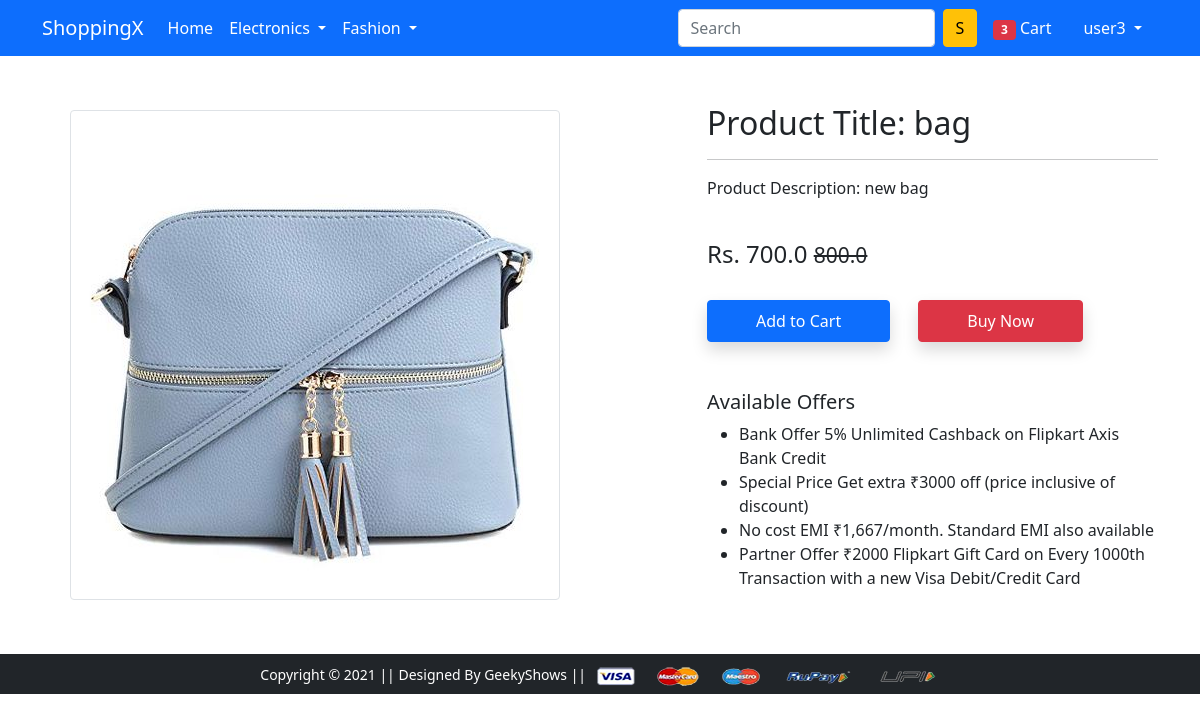
The page /product-detail/2 (signed in) on the database its author committed.
### app/models.py (models this page shows, shortened)
class Product(models.Model):
    title = models.CharField(max_length=100)
    selling_price = models.FloatField()
    discounted_price = models.FloatField()
    description = models.TextField()
    brand = models.CharField(max_length=100)
    category = models.CharField( choices=CATEGORY_CHOICES,max_length=2)
    product_image = models.ImageField(upload_to='productimg')

### app/views.py (the view)
# urls.py: path('product-detail/<int:pk>', views.product_detail, name='product-detail'),
def product_detail(request,pk):
    product=Product.objects.get(pk=pk)
    item_already_exist=False
    item_already_exist=Cart.objects.filter(Q(product=product.id) & Q(user=request.user)).exists()
    return render(request, 'app/productdetail.html',{'product':product,'item_already_exist':item_already_exist})

### app/templates/app/productdetail.html (shortened to what this page needs)
{% extends 'app/base.html' %}
{% load static %}
{% block main-content %}
<div class="container my-5">
 <div class="row">
  <div class="col-sm-6 text-center align-self-center">
   <img src="{{product.product_image.url}}" alt="" class="img-fluid img-thumbnail">
  </div>
  <div class="col-sm-5 offset-sm-1">
   <h2>Product Title: {{product.title}}</h2>
   <hr>
   <p>Product Description: {{product.description}}</p> <br>
   <h4>Rs. {{product.discounted_price}} <small class="fw-light text-decoration-line-through">{{product.selling_price}}</small></h4> <br>
   {% if item_already_exist %}
     <a href="{% url 'showcart' %}" class="btn btn-primary shadow px-5 py-2 ms-4">Show Cart</a>
   {% else %}
   <form action="/add-to-cart" class="d-inline">
        <button class="btn btn-primary shadow px-5 py-2">Add to Cart</button>
   </form>
   {% endif %}
   <a href="{% url 'buy-now' %}" class="btn btn-danger shadow px-5 py-2 ms-4">Buy Now</a>
   <h5 class="mt-5">Available Offers</h5>
   <ul>
    <li>Bank Offer 5% Unlimited Cashback on Flipkart Axis Bank Credit</li>
    <li>Special Price Get extra ₹3000 off (price inclusive of discount)</li>
    <li>No cost EMI ₹1,667/month. Standard EMI also available</li>
    <li>Partner Offer ₹2000 Flipkart Gift Card on Every 1000th Transaction with a new Visa Debit/Credit Card</li>
   </ul>
  </div>
 </div>
</div>
{% endblock main-content %}

### app/templates/app/base.html (shortened to what this page needs)
<!doctype html>
{% load static %}
<html lang="en">
  <head>
    <link href="https://cdn.jsdelivr.net/npm/bootstrap@5.0.0-beta1/dist/css/bootstrap.min.css" rel="stylesheet">
    <link rel="stylesheet" href="{% static 'app/css/owl.carousel.min.css' %}">
    <link rel="stylesheet" href="{% static 'app/css/all.min.css' %}">
    <link rel="stylesheet" href="{% static 'app/css/style.css' %}">
  </head>
  <body>
    <nav class="navbar navbar-expand-lg navbar-dark bg-primary">
     <div class="container">
       <a class="navbar-brand" href="/">ShoppingX</a>
       <div class="collapse navbar-collapse" id="navbarSupportedContent">
         <ul class="navbar-nav me-auto mb-2 mb-lg-0">
           <li class="nav-item">
             <a class="nav-link active" aria-current="page" href="/">Home</a>
           </li>
           <li class="nav-item dropdown">
             <a class="nav-link dropdown-toggle text-white" href="#" id="electronicsDropdown" role="button" data-bs-toggle="dropdown" aria-expanded="false">
               Electronics
             </a>
           </li>
           <li class="nav-item dropdown">
             <a class="nav-link dropdown-toggle text-white" href="#" id="fashionDropdown" role="button" data-bs-toggle="dropdown" aria-expanded="false">
               Fashion
             </a>
           </li>
         </ul>
         <form class="d-flex">
           <input class="form-control me-2" type="search" placeholder="Search" aria-label="Search">
           <button class="btn btn-warning" type="submit">S</button>
         </form>
         <div>
          <ul class="navbar-nav me-auto mb-2 mb-lg-0">
            {% if user.is_authenticated %}
            <li class="nav-item mx-2">
             <a href="{% url 'showcart' %}" class="nav-link text-white"><span class="badge bg-danger">3</span> Cart </a>
            </li>
            <li class="nav-item dropdown mx-2">
              <a class="nav-link dropdown-toggle text-white" href="#" id="profileDropdown" role="button" data-bs-toggle="dropdown" aria-expanded="false">
                {{user.username}}
              </a>
            </li>
            {% endif %}
          </ul>
         </div>
       </div>
     </div>
    </nav>
    {% block main-content %} {% endblock main-content %}
    <footer class="container-fluid bg-dark text-center p-2 mt-5">
        <small class="text-white">Copyright &copy; 2021 || Designed By GeekyShows || </small>
        <img src="{% static 'app/images/payment.png' %}" alt="" srcset="" class="img-fluid" height="2px">
    </footer>
  </body>
</html>

### rows shown on the page
Product: product_image (picture), title "bag", description "new bag", discounted_price "700.0", selling_price "800.0"

### other values the page prints
{{ user.username }} "user3"
